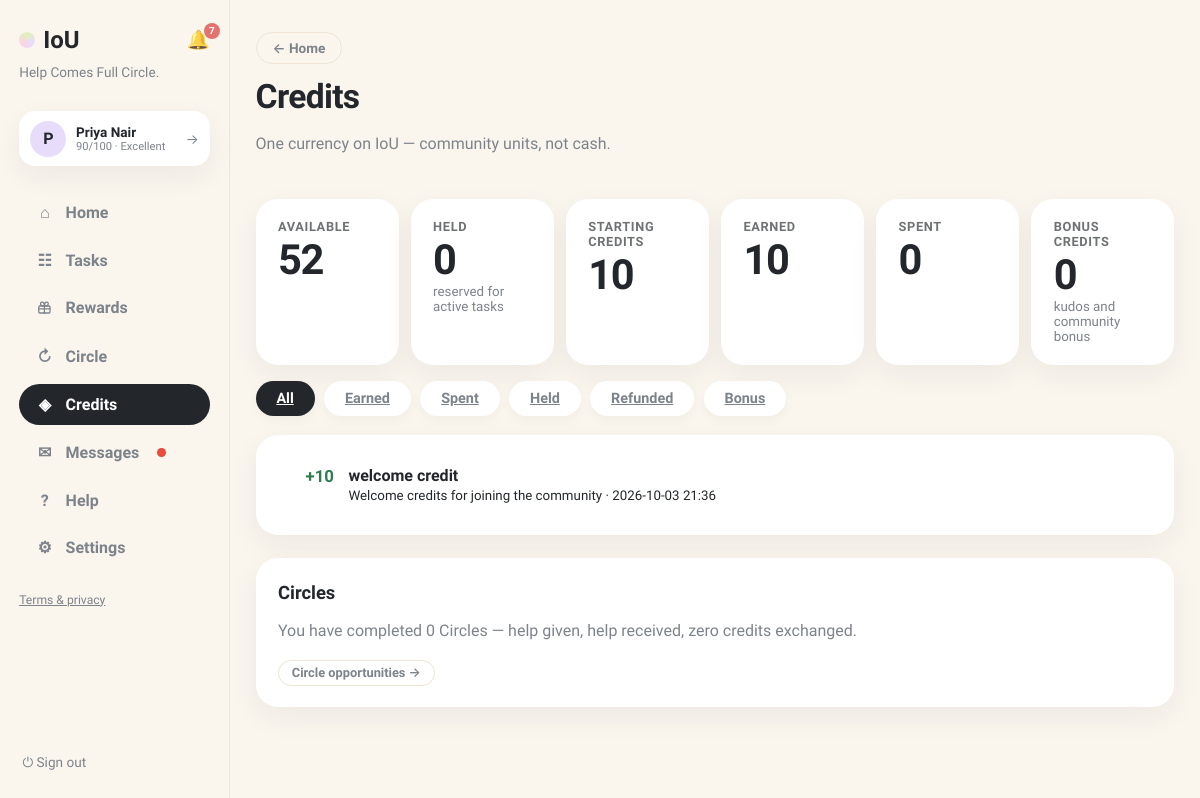
Page /history (signed in) on the earlier database version.
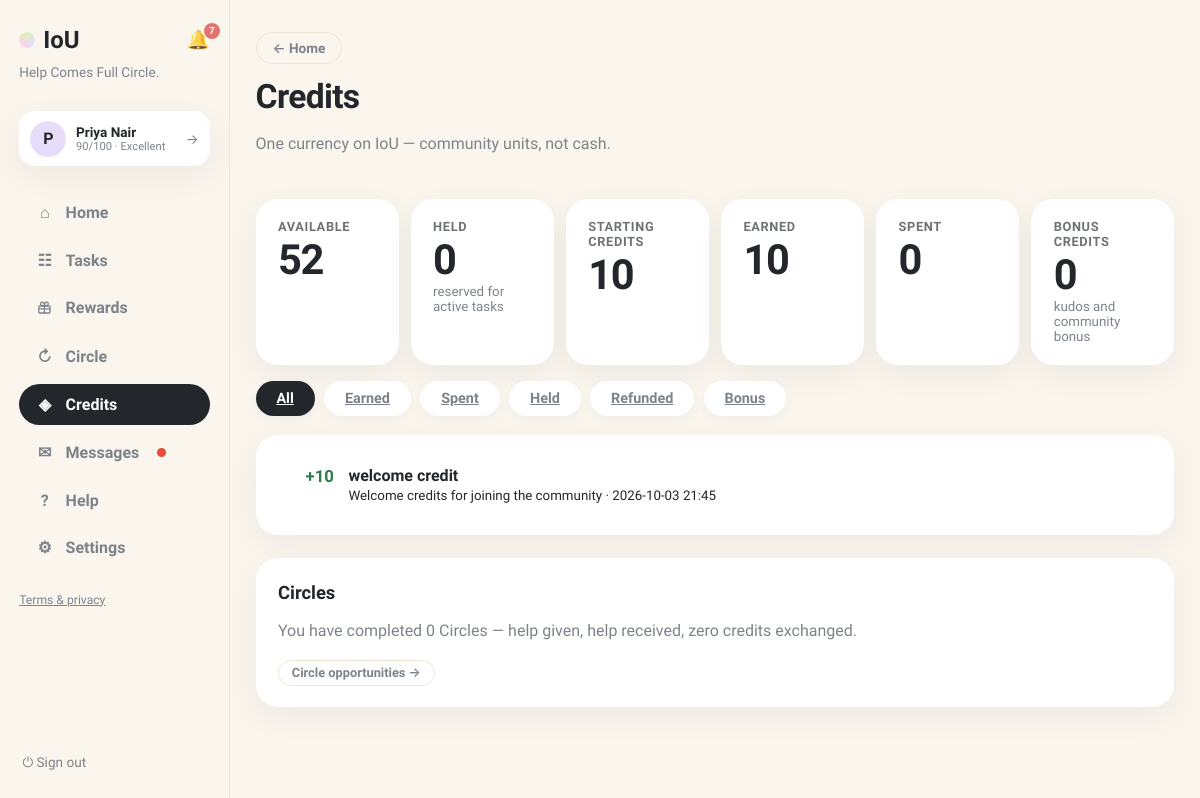
Same page on the later database version.
### tables this page shows
CREATE TABLE ledger (
                id INTEGER PRIMARY KEY, user_id INTEGER NOT NULL, request_id INTEGER,
                kind TEXT NOT NULL, amount INTEGER NOT NULL, description TEXT NOT NULL,
                created_at TEXT NOT NULL, FOREIGN KEY(user_id) REFERENCES users(id),
                FOREIGN KEY(request_id) REFERENCES requests(id)
            );

### app.py (the view)
@app.get("/history", response_class=HTMLResponse)
def credit_history(request: Request, view: str = "all"):
    user = current_user(request)
    if not user:
        return RedirectResponse("/login", status_code=303)
    kinds = {
        "all": "", "earned": "AND l.amount > 0 AND l.kind IN ('task_payment','welcome_credit')",
        "spent": "AND l.amount < 0 AND l.kind NOT IN ('refund','cancellation_refund')",
        "held": "AND l.kind='escrow_hold'",
        "refunded": "AND l.kind IN ('refund','cancellation_refund')",
        "bonus": "AND l.kind IN ('kudos_bonus','community_test')",
    }
    clause = kinds.get(view, "")
    with db() as connection:
        sql = (
            """SELECT l.*, r.title FROM ledger l LEFT JOIN requests r ON r.id=l.request_id
               WHERE l.user_id=? %s ORDER BY l.created_at DESC""" % clause
        )
        ledger = connection.execute(sql, (user["id"],)).fetchall()
        summary = {
            "available": user["balance"],
            "held": user["held_balance"],
            "starting": 10,
            "earned": connection.execute(
                """SELECT COALESCE(SUM(l.amount),0) s FROM ledger l
                   WHERE l.user_id=? AND l.amount>0 AND l.kind IN ('task_payment','welcome_credit')""",
                (user["id"],)).fetchone()["s"],
            "spent": abs(connection.execute(
                """SELECT COALESCE(SUM(l.amount),0) s FROM ledger l
                   WHERE l.user_id=? AND l.amount<0
                     AND l.kind NOT IN ('refund','cancellation_refund')""",
                (user["id"],)).fetchone()["s"]),
            "bonus": connection.execute(
                """SELECT COALESCE(SUM(l.amount),0) s FROM ledger l
                   WHERE l.user_id=? AND l.kind IN ('kudos_bonus','community_test')""",
                (user["id"],)).fetchone()["s"],
            "circle": connection.execute(
                """SELECT COUNT(DISTINCT cp.id) c FROM chain_proposals cp
                   JOIN chain_members cm ON cm.proposal_id=cp.id
                   WHERE cm.user_id=? AND cp.status='completed'""", (user["id"],)).fetchone()["c"],
        }
    return render(request, "history.html", page="credits", ledger=ledger,
                  summary=summary, view=view, views=list(kinds))

### templates/history.html (shortened to what this page needs)
{% extends "base.html" %}
{% block content %}
<header class="page-head">
  <div>
    <a class="btn-ghost btn-back" href="/">← Home</a>
    <h1 style="margin-top:.8rem">Credits</h1>
    <p class="muted">One currency on IoU — community units, not cash.</p>
  </div>
</header>
<div class="credit-summary">
  <div class="card"><span class="stat-label">Available</span><span class="stat-big {% if summary.available < 0 %}neg{% endif %}">{{ summary.available }}</span></div>
  <div class="card"><span class="stat-label">Held</span><span class="stat-big">{{ summary.held }}</span><small class="muted">reserved for active tasks</small></div>
  <div class="card"><span class="stat-label">Starting credits</span><span class="stat-big">{{ summary.starting }}</span></div>
  <div class="card"><span class="stat-label">Earned</span><span class="stat-big">{{ summary.earned }}</span></div>
  <div class="card"><span class="stat-label">Spent</span><span class="stat-big">{{ summary.spent }}</span></div>
  <div class="card"><span class="stat-label">Bonus credits</span><span class="stat-big">{{ summary.bonus }}</span><small class="muted">kudos and community bonus</small></div>
</div>
<div class="board-tabs">
  {% for key in views %}
  <a class="btab {% if view == key %}active{% endif %}" href="/history?view={{ key }}">{{ key|capitalize }}</a>
  {% endfor %}
</div>
<div class="card">
  <ul class="ledger-list">
  {% for item in ledger %}
    <li><span class="ledger-amount {% if item.amount > 0 %}pos{% else %}neg{% endif %}">{{ '+' if item.amount > 0 else '' }}{{ item.amount }}</span><div><b>{{ item.kind.replace('_',' ') }}</b>{% if item.title %} · {{ item.title }}{% endif %}<br><small>{{ item.description }} · {{ item.created_at[:16]|replace('T',' ') }}</small></div></li>
  {% else %}<li class="empty">Nothing in this category yet.</li>{% endfor %}
  </ul>
</div>
<section class="card">
  <h2>Circles</h2>
  <p class="muted">You have completed {{ summary.circle }} Circle{{ 's' if summary.circle != 1 }} — help given, help received, zero credits exchanged.</p>
  <a class="btn-ghost btn-sm" href="/chain-invitations">Circle opportunities →</a>
</section>
{% endblock %}

Differences in the rows shown:
changed ledger "welcome credit": created_at "2026-10-03 21:36" → "2026-10-03 21:45"
